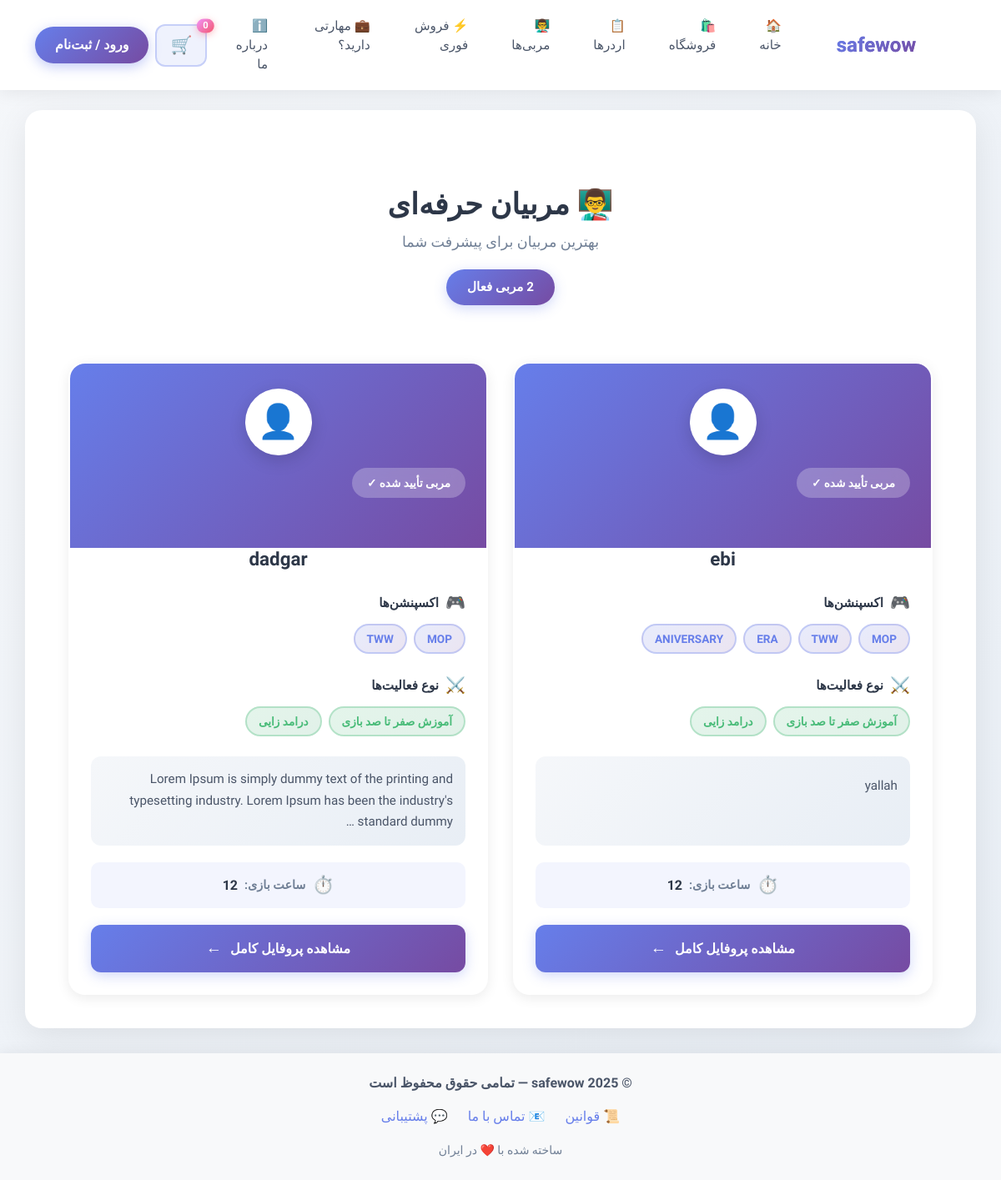
/coaches/, run on the app's committed database.
### core/models.py (models this page shows, shortened)
class Coach(models.Model):
    user = models.OneToOneField(User, on_delete=models.CASCADE)
    expansions = models.ManyToManyField(Expansion)
    methods = models.ManyToManyField(Method)
    description = models.TextField()
    timeplay = models.PositiveIntegerField()
    enable = models.BooleanField(default=False)

class Expansion(models.Model):
    name = models.CharField(max_length=100, unique=True)

class Method(models.Model):
    name = models.CharField(max_length=100, unique=True)

### account/models.py (models this page shows, shortened)
class User(AbstractUser):
    email = models.EmailField('Email Address', unique=True)
    phone = models.CharField('Phone Number', max_length=15)
    discord_id = models.CharField('Discord ID', max_length=255)
    last_activation_email_sent = models.DateTimeField(null=True, blank=True)

### core/views.py (the view)
# urls.py: path("coaches/", views.CoachListView.as_view(), name="coach_list"),
class CoachListView(View):
    def get(self, request):
        coaches = models.Coach.objects.all().prefetch_related("expansions", "methods", "user")
        return render(request, "core/coach_list.html", {"coaches": coaches})

### core/templates/core/coach_list.html (shortened to what this page needs)
{% extends "base.html" %}
{% load static %}
{% block content %}
<div class="container mt-4 pt-4" dir="rtl">
    <div class="coaches-header text-center mb-5">
        <h1 class="coaches-title">👨‍🏫 مربیان حرفه‌ای</h1>
        <p class="coaches-subtitle">بهترین مربیان برای پیشرفت شما</p>
        <div class="coaches-stats">
            <span class="stat-badge">{{ coaches|length }} مربی فعال</span>
        </div>
    </div>
    {% if coaches %}
        <div class="coaches-grid">
            {% for coach in coaches %}
                {% if coach.enable == True %}
                    <div class="coach-card">
                        <div class="coach-header">
                            <div class="coach-avatar">
                                <span class="avatar-icon">👤</span>
                            </div>
                            <div class="coach-badge">مربی تأیید شده ✓</div>
                        </div>
                        <div class="coach-content">
                            <h3 class="coach-name">{{ coach.user.username }}</h3>
                            <div class="info-section">
                                <div class="info-label">
                                    <span class="info-icon">🎮</span>
                                    اکسپنشن‌ها
                                </div>
                                <div class="tags-wrapper">
                                    {% for expansion in coach.expansions.all %}
                                        <span class="tag tag-expansion">{{ expansion.name }}</span>
                                    {% empty %}
                                        <span class="tag tag-empty">ندارد</span>
                                    {% endfor %}
                                </div>
                            </div>
                            <div class="info-section">
                                <div class="info-label">
                                    <span class="info-icon">⚔️</span>
                                    نوع فعالیت‌ها
                                </div>
                                <div class="tags-wrapper">
                                    {% for method in coach.methods.all %}
                                        <span class="tag tag-method">{{ method.name }}</span>
                                    {% empty %}
                                        <span class="tag tag-empty">ندارد</span>
                                    {% endfor %}
                                </div>
                            </div>
                            <div class="coach-description">
                                <p class="description-text">
                                    {{ coach.description|truncatewords:20 }}
                                </p>
                            </div>
                            <div class="play-time">
                                <span class="time-icon">⏱️</span>
                                <span class="time-label">ساعت بازی:</span>
                                <span class="time-value">{{ coach.timeplay }}</span>
                            </div>
                            <a href="{% url 'core:coach_detail' user=coach.user.username %}"
                               class="btn-coach-detail">
                                مشاهده پروفایل کامل
                                <span class="btn-arrow">←</span>
                            </a>
                        </div>
                    </div>
                {% endif %}
            {% endfor %}
        </div>
    {% endif %}
</div>
{% endblock %}

### templates/base.html (style rules this page uses)
* { font-family: 'Vazirmatn', sans-serif; }
body { background: linear-gradient(135deg, #f5f7fa 0%, #e8eef5 100%); min-height: 100vh; }

### core/templates/core/coach_list.html (style rules this page uses)
.coaches-header { padding: 20px 0; }
.coaches-title { font-size: 2.2rem; font-weight: 700; color: #2d3748; margin-bottom: 10px; }
.coaches-subtitle { font-size: 1.1rem; color: #718096; margin-bottom: 20px; }
.coaches-stats { display: flex; justify-content: center; }
.stat-badge { background: linear-gradient(135deg, #667eea 0%, #764ba2 100%); color: white; padding: 10px 25px; border-radius: 25px; font-weight: 600; font-size: 0.95rem; box-shadow: 0 4px 15px rgba(102, 126, 234, 0.3); }
.coaches-grid { display: grid; grid-template-columns: repeat(auto-fill, minmax(350px, 1fr)); gap: 30px; }
.coach-card { background: white; border-radius: 20px; overflow: hidden; box-shadow: 0 4px 15px rgba(0,0,0,0.08); transition: all 0.3s ease; border: 2px solid transparent; display: flex; flex-direction: column; height: 100%; }
.coach-header { background: linear-gradient(135deg, #667eea 0%, #764ba2 100%); padding: 30px 25px 60px 25px; position: relative; }
.coach-avatar { width: 80px; height: 80px; background: white; border-radius: 50%; display: flex; align-items: center; justify-content: center; margin: 0 auto 15px auto; box-shadow: 0 6px 20px rgba(0,0,0,0.15); position: relative; z-index: 2; }
.avatar-icon { font-size: 2.5rem; }
.coach-badge { background: rgba(255,255,255,0.25); color: white; padding: 8px 18px; border-radius: 20px; font-size: 0.85rem; font-weight: 700; display: inline-block; backdrop-filter: blur(10px); }
.coach-content { padding: 30px 25px 25px 25px; margin-top: -30px; display: flex; flex-direction: column; flex: 1; }
.coach-name { font-size: 1.4rem; font-weight: 700; color: #2d3748; margin-bottom: 25px; text-align: center; }
.info-section { margin-bottom: 20px; }
.info-label { display: flex; align-items: center; gap: 8px; font-weight: 700; color: #2d3748; font-size: 0.95rem; margin-bottom: 10px; }
.info-icon { font-size: 1.2rem; }
.tags-wrapper { display: flex; flex-wrap: wrap; gap: 8px; min-height: 40px; align-items: flex-start; }
.tag { padding: 6px 14px; border-radius: 20px; font-size: 0.85rem; font-weight: 600; display: inline-block; }
.tag-expansion { background: linear-gradient(135deg, rgba(102, 126, 234, 0.15) 0%, rgba(118, 75, 162, 0.15) 100%); color: #667eea; border: 2px solid rgba(102, 126, 234, 0.3); }
.tag-method { background: linear-gradient(135deg, rgba(72, 187, 120, 0.15) 0%, rgba(56, 161, 105, 0.15) 100%); color: #48bb78; border: 2px solid rgba(72, 187, 120, 0.3); }
.coach-description { margin-bottom: 20px; padding: 15px; background: linear-gradient(135deg, #f5f7fa 0%, #e8eef5 100%); border-radius: 12px; flex: 1; display: flex; align-items: center; }
.description-text { color: #4a5568; line-height: 1.7; margin: 0; font-size: 0.95rem; min-height: 60px; }
.play-time { display: flex; align-items: center; justify-content: center; gap: 8px; padding: 12px; background: rgba(102, 126, 234, 0.08); border-radius: 10px; margin-bottom: 20px; }
.time-icon { font-size: 1.3rem; }
.time-label { color: #718096; font-weight: 600; font-size: 0.9rem; }
.time-value { color: #2d3748; font-weight: 700; font-size: 1rem; }
.btn-coach-detail { display: flex; align-items: center; justify-content: center; gap: 10px; background: linear-gradient(135deg, #667eea 0%, #764ba2 100%); color: white; border: none; padding: 14px 20px; border-radius: 12px; font-weight: 700; text-decoration: none; transition: all 0.3s ease; box-shadow: 0 4px 15px rgba(102, 126, 234, 0.3); }
.btn-arrow { font-size: 1.2rem; transition: transform 0.3s ease; }

### data on the page
Coach: user.username "ebi", description "yallah", timeplay "12"
Expansion: name "MOP"
Expansion: name "TWW"
Expansion: name "ERA"
Expansion: name "ANIVERSARY"
Method: name "آموزش صفر تا صد بازی"
Method: name "درامد زایی"
Coach: user.username "dadgar", description "Lorem Ipsum is simply dummy text of the printing and typesetting industry. Lorem Ipsum has been the industry's standard dummy …", timeplay "12"

### other printed values
{{ request.session.cart|length }} "0"
